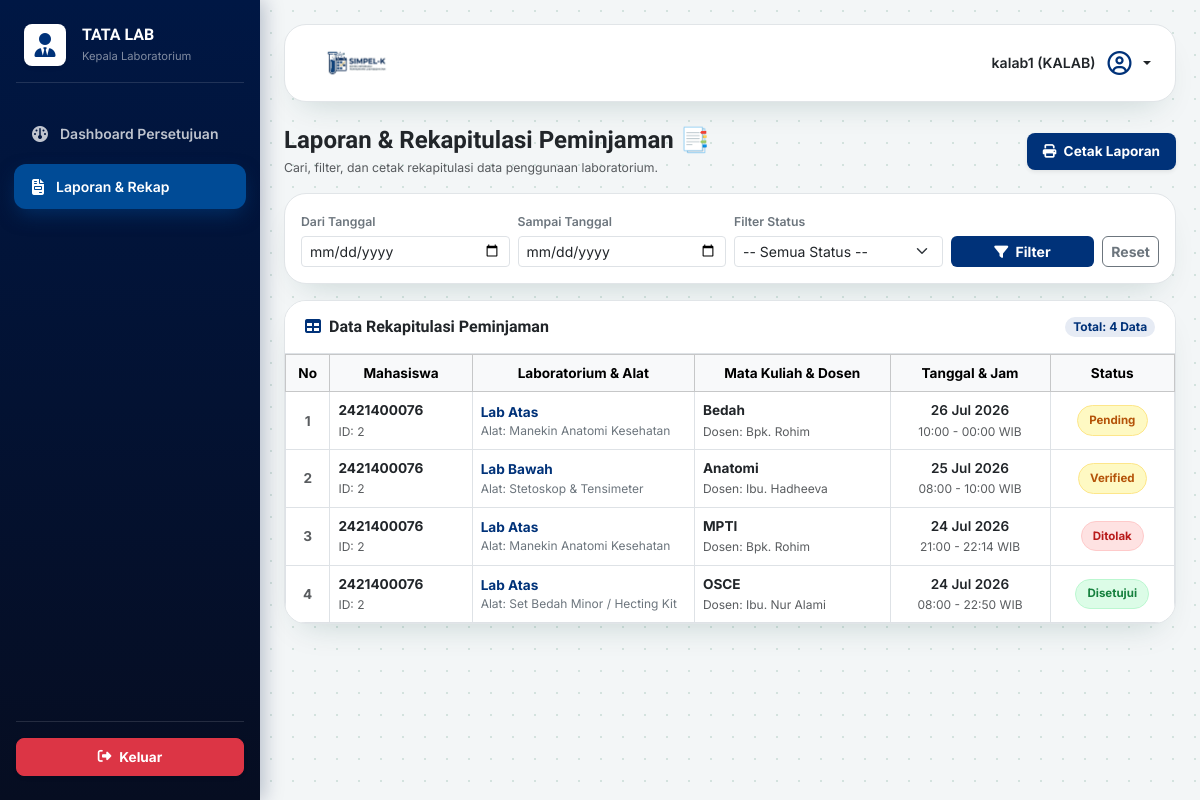
The app's page /kalab/laporan/ (signed in) with its own data.
### core_auth/models.py (models this page shows, shortened)
class User(AbstractUser):
    ROLE_CHOICES = [
        ('mahasiswa', 'Mahasiswa/PJMK'),
        ('aslab', 'Asisten Laboratorium'),
        ('kaleb', 'Kepala Laboratorium'),
    ]
    role = models.CharField(max_length=20, choices=ROLE_CHOICES, default='mahasiswa')
    nim = models.CharField(max_length=20, blank=True, null=True, unique=True)
    prodi = models.CharField(max_length=50, blank=True, null=True)
    no_hp = models.CharField(max_length=15, blank=True, null=True)

class Peminjaman(models.Model):
    STATUS_CHOICES = [
        ('pending', 'Menunggu Validasi ASLAB'),
        ('verified', 'Menunggu Persetujuan KALAB'),
        ('disetujui', 'Disetujui / Jadwal Dikunci'),
        ('ditolak', 'Ditolak'),
        ('selesai', 'Selesai / Sudah Dikembalikan'),
    ]
    mahasiswa = models.ForeignKey(settings.AUTH_USER_MODEL, on_delete=models.CASCADE, related_name='peminjaman_mahasiswa')
    ruang_lab = models.ForeignKey(RuangLab, on_delete=models.CASCADE)
    alat_bahan = models.ForeignKey(AlatBahan, on_delete=models.PROTECT)
    keperluan = models.TextField()
    nama_dosen = models.CharField(max_length=100)
    mata_kuliah = models.CharField(max_length=100)
    tanggal_pinjam = models.DateField()
    wkt_mulai = models.TimeField()
    wkt_akhir = models.TimeField()
    status = models.CharField(max_length=20, choices=STATUS_CHOICES, default='pending')
    di_validasi_oleh = models.ForeignKey(
        settings.AUTH_USER_MODEL,
        on_delete=models.SET_NULL,
        blank=True,
        null=True,
        related_name='aslab_verifikator'
    )
    tgl_pengajuan = models.DateTimeField(auto_now_add=True)
    catatan_tolak = models.TextField(blank=True, null=True)

class RuangLab(models.Model):
    nama_ruang = models.CharField(max_length=100)
    kapasitas = models.IntegerField()
    deskripsi = models.TextField(blank=True, null=True)

class AlatBahan(models.Model):
    nama_alat = models.CharField(max_length=100)
    stok_tersedia = models.IntegerField(default=0)
    satuan = models.CharField(max_length=20, default='Pcs')

### kalab/views.py (the view)
# urls.py: path('laporan/', views.laporan_kalab, name='laporan'),
@login_required(login_url='core_auth:login')
def laporan_kalab(request):
    target = cekk_role_kalab(request.user)
    if target:
        return redirect(target)
    tgl_mulai = request.GET.get('tgl_mulai', '')
    tgl_selesai = request.GET.get('tgl_selesai', '')
    filter_status = request.GET.get('status', '')
    laporan_list = Peminjaman.objects.all().order_by('-tanggal_pinjam')
    if tgl_mulai:
        laporan_list = laporan_list.filter(tanggal_pinjam__gte=tgl_mulai)
    if tgl_selesai:
        laporan_list = laporan_list.filter(tanggal_pinjam__lte=tgl_selesai)
    if filter_status and filter_status != 'semua':
        laporan_list = laporan_list.filter(status=filter_status)
    total_laporan = laporan_list.count()
    context = {
        'laporan_list': laporan_list,
        'total_laporan': total_laporan,
        'tgl_mulai': tgl_mulai,
        'tgl_selesai': tgl_selesai,
        'filter_status': filter_status,
    }
    return render(request, 'kalab/laporan.html', context)

### kalab/views.py (called while the page is built)
def cekk_role_kalab(user):
    username_lower = user.username.lower()
    if 'aslab' in username_lower:
        return 'aslab:dashboard'
    elif 'kalab' not in username_lower and not user.groups.filter(name__iexact='KALAB').exists():
        return 'mahasiswa:dashboard'
    return None

### kalab/templates/kalab/laporan.html (shortened to what this page needs)
{% load static %}
<!DOCTYPE html>
<html lang="id">
<head>
    <link href="https://cdn.jsdelivr.net/npm/bootstrap@5.3.2/dist/css/bootstrap.min.css" rel="stylesheet">
    <link rel="stylesheet" href="https://cdnjs.cloudflare.com/ajax/libs/font-awesome/6.4.2/css/all.min.css">
</head>
<body>
    <div class="sidebar d-flex flex-column justify-content-between py-4">
        <div>
            <div class="px-4 mb-3 text-white d-flex align-items-center gap-3">
                <div class="bg-white rounded-3 p-2 d-flex align-items-center justify-content-center shadow-sm" style="width: 42px; height: 42px;">
                    <i class="fa-solid fa-user-tie fs-4" style="color: var(--teal-700);"></i>
                </div>
                <div>
                    <h6 class="fw-bold mb-0 text-white brand-title">TATA LAB</h6>
                    <small class="text-white-50" style="font-size: 0.7rem;">Kepala Laboratorium</small>
                </div>
            </div>
            <hr class="text-white-50 mx-3 mb-4">
            <ul class="nav nav-pills flex-column mb-auto">
                <li class="nav-item">
                    <a href="{% url 'kalab:dashboard' %}" class="nav-link">
                        <i class="fa-solid fa-gauge fs-6"></i> Dashboard Persetujuan
                    </a>
                </li>
                <li class="nav-item">
                    <a href="{% url 'kalab:laporan' %}" class="nav-link active">
                        <i class="fa-solid fa-file-invoice fs-6"></i> Laporan & Rekap
                    </a>
                </li>
            </ul>
        </div>
        <div class="px-3">
            <hr class="text-white-50 mb-3">
            <a href="{% url 'core_auth:logout' %}" class="btn btn-danger w-100 py-2 rounded-3 fw-bold d-flex align-items-center justify-content-center gap-2 shadow-sm" style="font-size: 0.85rem;">
                <i class="fa-solid fa-right-from-bracket"></i> Keluar
            </a>
        </div>
    </div>
    <div class="main-content">
        <div class="top-header-bar d-flex align-items-center justify-content-between">
            <div class="d-flex align-items-center gap-3">
                <img src="{% static 'images/logo.png' %}" alt="SIMPEL-K" class="brand-logo">
            </div>
            <div class="dropdown">
                <a href="#" class="d-flex align-items-center gap-2 text-decoration-none text-dark dropdown-toggle" id="dropdownUser" data-bs-toggle="dropdown" aria-expanded="false">
                    <span class="fw-semibold me-1" style="font-size: 0.88rem;">{{ request.user.username }} (KALAB)</span>
                    <i class="fa-regular fa-circle-user fs-4" style="color: var(--teal-700);"></i>
                </a>
            </div>
        </div>
        <div class="d-flex flex-column flex-md-row justify-content-between align-items-md-center mb-3 gap-2 no-print">
            <div>
                <h4 class="fw-bold text-dark mb-1">Laporan & Rekapitulasi Peminjaman 📑</h4>
                <p class="text-muted small mb-0">Cari, filter, dan cetak rekapitulasi data penggunaan laboratorium.</p>
            </div>
            <button onclick="window.print()" class="btn btn-theme-primary fw-bold px-3 py-2 rounded-3 btn-print shadow-sm" style="font-size: 0.85rem;">
                <i class="fa-solid fa-print me-1"></i> Cetak Laporan
            </button>
        </div>
        <div class="card card-custom filter-card p-3 mb-3">
            <form method="GET" action="{% url 'kalab:laporan' %}" class="row g-2 align-items-end">
                <div class="col-12 col-md-3">
                    <label class="form-label small fw-semibold text-secondary mb-1">Dari Tanggal</label>
                    <input type="date" name="tgl_mulai" class="form-control form-control-sm" value="{{ tgl_mulai }}">
                </div>
                <div class="col-12 col-md-3">
                    <label class="form-label small fw-semibold text-secondary mb-1">Sampai Tanggal</label>
                    <input type="date" name="tgl_selesai" class="form-control form-control-sm" value="{{ tgl_selesai }}">
                </div>
                <div class="col-12 col-md-3">
                    <label class="form-label small fw-semibold text-secondary mb-1">Filter Status</label>
                    <select name="status" class="form-select form-select-sm">
                        <option value="semua" {% if filter_status == 'semua' or not filter_status %}selected{% endif %}>-- Semua Status --</option>
                    </select>
                </div>
                <div class="col-12 col-md-3 d-flex gap-2">
                    <button type="submit" class="btn btn-theme-primary btn-sm fw-bold w-100 py-1.5 rounded-2">
                        <i class="fa-solid fa-filter me-1"></i> Filter
                    </button>
                    <a href="{% url 'kalab:laporan' %}" class="btn btn-outline-secondary btn-sm fw-bold py-1.5 rounded-2">
                        Reset
                    </a>
                </div>
            </form>
        </div>
        <div class="card card-custom">
            <div class="card-header border-bottom py-2.5 d-flex justify-content-between align-items-center no-print">
                <h6 class="fw-bold mb-0 text-dark">
                    <i class="fa-solid fa-table me-2" style="color: var(--teal-700);"></i>Data Rekapitulasi Peminjaman
                </h6>
                <span class="badge px-2.5 py-1.5 rounded-pill fw-bold" style="background: var(--teal-050); color: var(--teal-700); font-size: 0.75rem;">
                    Total: {{ total_laporan }} Data
                </span>
            </div>
            <div class="table-responsive">
                <table class="table table-bordered table-hover align-middle mb-0" style="min-width: 850px; font-size: 0.85rem;">
                    <thead class="table-light text-secondary text-center">
                        <tr>
                            <th style="width: 5%;">No</th>
                            <th style="width: 16%;">Mahasiswa</th>
                            <th style="width: 25%;">Laboratorium & Alat</th>
                            <th style="width: 22%;">Mata Kuliah & Dosen</th>
                            <th style="width: 18%;">Tanggal & Jam</th>
                            <th style="width: 14%;">Status</th>
                        </tr>
                    </thead>
                    <tbody>
                        {% for pinjam in laporan_list %}
                        <tr>
                            <td class="text-center fw-bold text-muted">{{ forloop.counter }}</td>
                            <td>
                                <div class="fw-bold text-dark">{{ pinjam.mahasiswa.username }}</div>
                                <small class="text-muted" style="font-size: 0.75rem;">ID: {{ pinjam.mahasiswa.id }}</small>
                            </td>
                            <td>
                                <div class="fw-bold" style="color: var(--teal-700);">{{ pinjam.ruang_lab.nama_ruang }}</div>
                                <small class="text-secondary d-block" style="font-size: 0.75rem;">Alat: {{ pinjam.alat_bahan.nama_alat }}</small>
                            </td>
                            <td>
                                <div class="fw-bold text-dark">{{ pinjam.mata_kuliah }}</div>
                                <small class="text-muted" style="font-size: 0.75rem;">Dosen: {% if pinjam.dosen %}{{ pinjam.dosen }}{% elif pinjam.nama_dosen %}{{ pinjam.nama_dosen }}{% else %}-{% endif %}</small>
                            </td>
                            <td class="text-center">
                                <div class="fw-semibold text-dark">{{ pinjam.tanggal_pinjam|date:"d M Y" }}</div>
                                <small class="text-muted" style="font-size: 0.75rem;">{{ pinjam.wkt_mulai|time:"H:i" }} - {{ pinjam.wkt_akhir|time:"H:i" }} WIB</small>
                            </td>
                            <td class="text-center">
                                {% if pinjam.status == 'disetujui' or pinjam.status == 'selesai' %}
                                <span class="badge-status badge-status--approved">
                                    Disetujui
                                </span>
                                {% elif pinjam.status == 'ditolak' %}
                                <span class="badge-status badge-status--rejected">
                                    Ditolak
                                </span>
                                {% else %}
                                <span class="badge-status badge-status--pending">
                                    {{ pinjam.status|capfirst }}
                                </span>
                                {% endif %}
                            </td>
                        </tr>
                        {% empty %}
                        <tr>
                            <td colspan="6" class="text-center py-4 text-muted">
                                Tidak ada data laporan yang sesuai dengan filter pencarian.
                            </td>
                        </tr>
                        {% endfor %}
                    </tbody>
                </table>
            </div>
        </div>
    </div>
</body>
</html>

### kalab/templates/kalab/laporan.html (style rules this page uses)
:root { --teal-900: #001744; --teal-700: #003279; --teal-600: #004b96; --teal-050: #e6ebf4; --ink: #16241f; --ink-muted: #5b626b; --line: #e1e5e8; --paper: #ffffff; --bg: #f3f6f7; --radius-lg: 22px; --radius-md: 12px; --shadow-card: 0 16px 34px -18px rgba(0, 68, 60, 0.22); --shadow-card-hover: 0 22px 40px -16px rgba(0, 24, 68, 0.28); --amber-600: #b45309; --amber-050: #fef9c3; --amber-line: #fde68a; --info-600: #0369a1; --info-050: #e0f2fe; --info-line: #bae6fd; --success-600: #15803d; --success-050: #dcfce7; --success-line: #bbf7d0; --danger-600: #b91c1c; --danger-050: #fee2e2; --danger-line: #fecaca; }
body { background-color: var(--bg); font-family: 'Inter', system-ui, sans-serif; color: var(--ink); font-size: 0.875rem; }
h1, h2, h3, h4, h5, h6, .brand-title { font-family: 'Plus Jakarta Sans', 'Inter', sans-serif; }
.sidebar { position: fixed; top: 0; bottom: 0; left: 0; z-index: 1040; width: 260px; background: linear-gradient(180deg, var(--teal-900) 0%, #060d21 100%); box-shadow: 4px 0 18px rgba(0, 23, 68, 0.25); }
.sidebar .nav-link { font-weight: 600; color: rgba(255, 255, 255, 0.75); padding: 12px 18px; margin: 4px 14px; border-radius: var(--radius-md); display: flex; align-items: center; gap: 12px; font-size: 0.875rem; transition: all .2s ease; }
.sidebar .nav-link.active { color: #fff; background: var(--teal-600); box-shadow: 0 8px 20px -4px rgba(0, 75, 150, 0.5); }
.main-content { margin-left: 260px; padding: 24px; min-height: 100vh; background-image: radial-gradient(#d3e2de 1px, transparent 1px); background-size: 22px 22px; }
.top-header-bar { background-color: var(--paper); border: 1px solid var(--line); border-radius: var(--radius-lg); padding: 12px 24px; margin-bottom: 24px; box-shadow: var(--shadow-card); }
.brand-logo { height: 52px; width: auto; object-fit: contain; }
.card-custom { background: var(--paper); border: 1px solid var(--line); border-radius: var(--radius-lg); box-shadow: var(--shadow-card); overflow: hidden; }
.card-custom .card-header { background: var(--paper); border-bottom: 1px solid var(--line); padding: 1rem 1.25rem; }
.btn-theme-primary { background-color: var(--teal-700); color: #fff; border: none; transition: background-color .15s ease, transform .12s ease; }
.badge-status { font-size: .72rem; font-weight: 700; padding: .35rem .7rem; border-radius: 999px; border: 1px solid transparent; display: inline-flex; align-items: center; gap: .35rem; }
.badge-status--approved { background: var(--success-050); color: var(--success-600); border-color: var(--success-line); }
.badge-status--rejected { background: var(--danger-050); color: var(--danger-600); border-color: var(--danger-line); }
.badge-status--pending { background: var(--amber-050); color: var(--amber-600); border-color: var(--amber-line); }

### records on screen
User: user.username "kalab1"
Peminjaman: mahasiswa.username "2421400076", mahasiswa.id "2", ruang_lab.nama_ruang "Lab Atas", alat_bahan.nama_alat "Manekin Anatomi Kesehatan", mata_kuliah "Bedah", nama_dosen "Bpk. Rohim", tanggal_pinjam "26 Jul 2026", wkt_mulai "10:00", wkt_akhir "00:00", status "Pending"
Peminjaman: mahasiswa.username "2421400076", mahasiswa.id "2", ruang_lab.nama_ruang "Lab Bawah", alat_bahan.nama_alat "Stetoskop & Tensimeter", mata_kuliah "Anatomi", nama_dosen "Ibu. Hadheeva", tanggal_pinjam "25 Jul 2026", wkt_mulai "08:00", wkt_akhir "10:00", status "Verified"
Peminjaman: mahasiswa.username "2421400076", mahasiswa.id "2", ruang_lab.nama_ruang "Lab Atas", alat_bahan.nama_alat "Manekin Anatomi Kesehatan", mata_kuliah "MPTI", nama_dosen "Bpk. Rohim", tanggal_pinjam "24 Jul 2026", wkt_mulai "21:00", wkt_akhir "22:14", status "Ditolak"
Peminjaman: mahasiswa.username "2421400076", mahasiswa.id "2", ruang_lab.nama_ruang "Lab Atas", alat_bahan.nama_alat "Set Bedah Minor / Hecting Kit", mata_kuliah "OSCE", nama_dosen "Ibu. Nur Alami", tanggal_pinjam "24 Jul 2026", wkt_mulai "08:00", wkt_akhir "22:50", status "Disetujui"

### other values on screen
{{ total_laporan }} "4"
